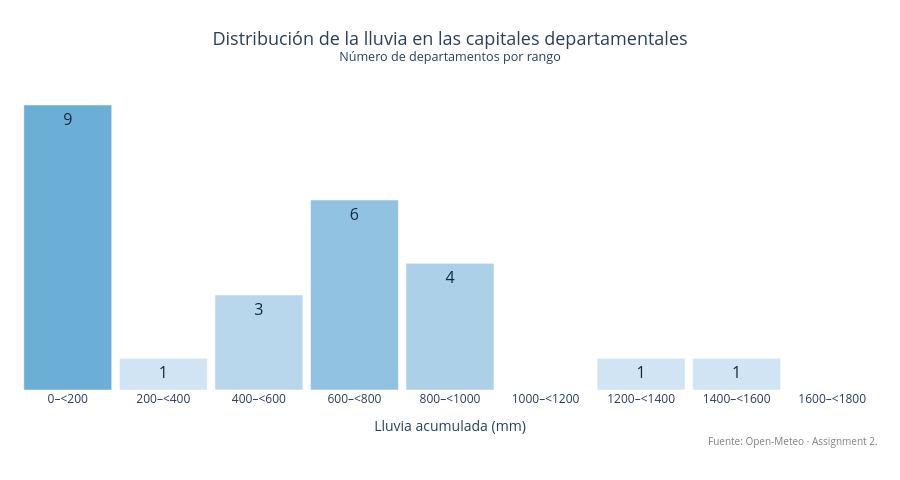

Source (notebook cell):
### Markdown cell above
#### **7.** Ajuste de gráficos

### Code cell
fig_libre.update_layout(
    title=dict(
        text=(
            "Distribución de la lluvia en las capitales departamentales"
            "<br><sup>Número de departamentos por rango</sup>"
        ),
        font=dict(size=18)
    ),
    xaxis_title="Lluvia acumulada (mm)",
    margin=dict(t=90, b=90),
    annotations=[dict(
        text="Fuente: Open-Meteo · Assignment 2.",
        xref="paper", yref="paper",
        x=1, y=-0.20,
        xanchor="right",
        showarrow=False,
        font=dict(size=10, color="gray")
    )]
)

fig_libre.show()

### Figure 1 — Plotly figure (JSON) as saved in the notebook; plotly's stock layout.template omitted (floating-point values rounded to 4 significant figures)
{"data": [{"hovertemplate": "Lluvia: %{x} mm<br>Departamentos: %{y}<extra></extra>", "legendgroup": "", "marker": {"color": [9, 1, 3, 6, 4, 0, 1, 1, 0], "coloraxis": "coloraxis", "pattern": {"shape": ""}}, "name": "", "orientation": "v", "showlegend": false, "text": [9.0, 1.0, 3.0, 6.0, 4.0, 0.0, 1.0, 1.0, 0.0], "textfont": {"color": "#102a43", "size": 16}, "textposition": "inside", "type": "bar", "x": ["0–<200", "200–<400", "400–<600", "600–<800", "800–<1000", "1000–<1200", "1200–<1400", "1400–<1600", "1600–<1800"], "xaxis": "x", "y": [9, 1, 3, 6, 4, 0, 1, 1, 0], "yaxis": "y"}], "layout": {"annotations": [{"font": {"color": "gray", "size": 10}, "showarrow": false, "text": "Fuente: Open-Meteo · Assignment 2.", "x": 1, "xanchor": "right", "xref": "paper", "y": -0.2, "yref": "paper"}], "bargap": 0.08, "barmode": "relative", "coloraxis": {"autocolorscale": false, "colorbar": {"title": {"text": "Departamentos"}}, "colorscale": [[0, "#deebf7"], [1, "#6baed6"]], "showscale": false}, "height": 480, "legend": {"tracegroupgap": 0}, "margin": {"b": 90, "l": 20, "r": 20, "t": 90}, "title": {"font": {"size": 18}, "text": "Distribución de la lluvia en las capitales departamentales<br><sup>Número de departamentos por rango</sup>", "x": 0.5, "xanchor": "center"}, "uniformtext": {"minsize": 14, "mode": "show"}, "xaxis": {"anchor": "y", "domain": [0, 1], "showgrid": false, "tickangle": 0, "title": {"text": "Lluvia acumulada (mm)"}}, "yaxis": {"anchor": "x", "domain": [0, 1], "showgrid": false, "title": {"text": "Departamentos"}, "visible": false}}}
